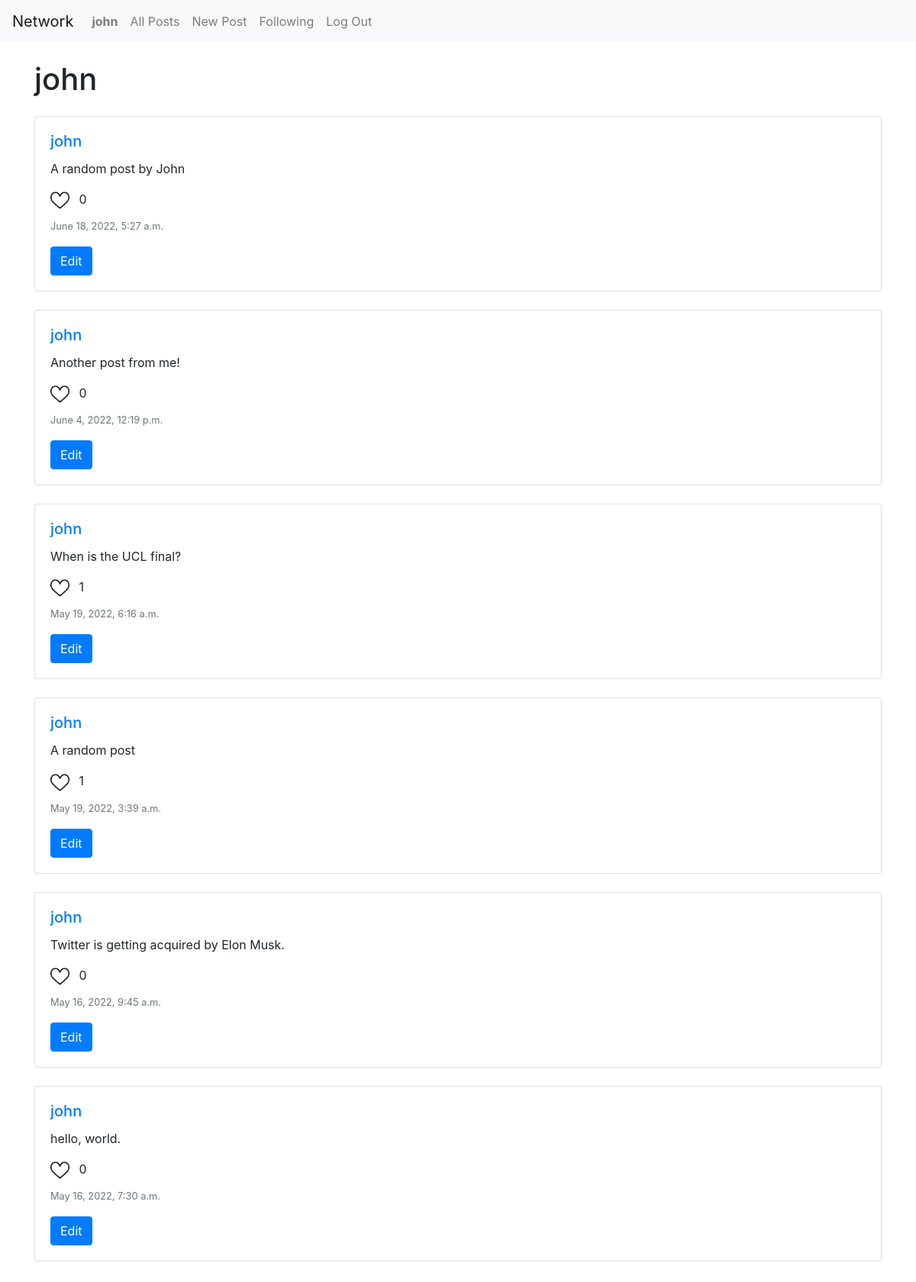
/profile/1 (signed in), run on the app's committed database.
### network/models.py (models this page shows)
class User(AbstractUser):
    pass

class Post(models.Model):
    post = models.TextField(max_length=320)
    user = models.ForeignKey(User, on_delete=models.CASCADE, related_name="post_user")
    timestamp = models.DateTimeField(auto_now_add=True)
    like = models.ManyToManyField(User, blank=True, related_name="liked_user")

### network/views.py (the view)
# urls.py: path("profile/<int:user_id>", views.profile, name="profile"),
def profile(request, user_id):
    user = User.objects.get(id=user_id)
    posts_by_user = Post.objects.filter(user_id=user_id).order_by("-timestamp")
    paginator = Paginator(posts_by_user, 10)
    page_number = request.GET.get('page')
    page_obj = paginator.get_page(page_number)
    return render(request, "network/profile.html", {
        "page_obj": page_obj,
        "user": user
    })

### network/templates/network/profile.html (shortened to what this page needs)
{% extends "network/layout.html" %}
{% load static %}
{% block body %}
    <h1 class="mb-4">{{ user }}</h1>
    {% for post in page_obj %}
      <div class="card mb-4">
        <div class="card-body">
            <h5 class="card-title"><a href="{% url 'profile' post.user.id %}">{{post.user}}</a></h5>
        <p class="card-text post" id="post-content-{{post.id}}">{{post.post}}</p>
        <div class="like mb-2">
          <img
          data-id="{{post.id}}"
          id="post-like-{{post.id}}"
          class="liked mr-2"
          style="width: 25px;"
          {% if not request.user in post.likes.all %}
            data-is_liked="no"
            src="{% static 'network/heart-white.png' %}"
          {% else %}
            data-is_liked="yes"
            src="{% static 'network/heart-red.png' %}"
          {% endif %}
          />
          <span id="post-count-{{post.id}}">{{post.like.count}}</span>
        </div>
        <p class="card-text"><small class="text-muted">{{post.timestamp}}</small></p>
        {% if request.user.id == post.user.id %}
          <a href="#" class="btn btn-primary edit" data-id="{{post.id}}" id="edit-btn-{{post.id}}">Edit</a>
        {% endif %}
        </div>
      </div>
    {% empty %}
        <p>No posts yet.</p>
    {% endfor %}
{% endblock %}

### network/templates/network/layout.html (shortened to what this page needs)
{% load static %}
<!DOCTYPE html>
<html lang="en">
    <head>
        <link rel="stylesheet" href="https://stackpath.bootstrapcdn.com/bootstrap/4.4.1/css/bootstrap.min.css">
        <link href="{% static 'network/styles.css' %}" rel="stylesheet">
    </head>
    <body>
        <nav class="navbar navbar-expand-lg navbar-light bg-light">
            <a class="navbar-brand" href="#">Network</a>
            <div>
              <ul class="navbar-nav mr-auto">
                {% if request.user.is_authenticated %}
                    <li class="nav-item">
                        <a class="nav-link" href="{% url 'profile' user.id %}"><strong>{{ request.user.username }}</strong></a>
                    </li>
                {% endif %}
                <li class="nav-item">
                  <a class="nav-link" href="{% url 'index' %}">All Posts</a>
                </li>
                {% if request.user.is_authenticated %}
                    <li class="nav-item">
                        <a class="nav-link" href="{% url 'new_post' %}">New Post</a>
                    </li>
                    <li class="nav-item">
                        <a class="nav-link" href="#">Following</a>
                    </li>
                    <li class="nav-item">
                        <a class="nav-link" href="{% url 'logout' %}">Log Out</a>
                    </li>
                {% endif %}
              </ul>
            </div>
          </nav>
        <div class="body container mt-4">
            {% block body %}
            {% endblock %}
        </div>
    </body>
</html>

### data on the page
User: user.username "john", username "john"
Post: user "john", post "A random post by John", like.count "0", timestamp "June 18, 2022, 5:27 a.m."
Post: user "john", post "Another post from me!", like.count "0", timestamp "June 4, 2022, 12:19 p.m."
Post: user "john", post "When is the UCL final?", like.count "1", timestamp "May 19, 2022, 6:16 a.m."
Post: user "john", post "A random post", like.count "1", timestamp "May 19, 2022, 3:39 a.m."
Post: user "john", post "Twitter is getting acquired by Elon Musk.", like.count "0", timestamp "May 16, 2022, 9:45 a.m."
Post: user "john", post "hello, world.", like.count "0", timestamp "May 16, 2022, 7:30 a.m."
